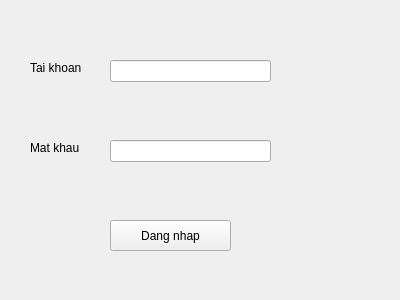
<?xml version="1.0" encoding="UTF-8"?>
<ui version="4.0">
 <class>Form</class>
 <widget class="QWidget" name="Form">
  <property name="geometry">
   <rect>
    <x>0</x>
    <y>0</y>
    <width>400</width>
    <height>300</height>
   </rect>
  </property>
  <property name="windowTitle">
   <string>Form</string>
  </property>
  <widget class="QLabel" name="label_2">
   <property name="geometry">
    <rect>
     <x>30</x>
     <y>140</y>
     <width>61</width>
     <height>16</height>
    </rect>
   </property>
   <property name="text">
    <string>Mat khau</string>
   </property>
  </widget>
  <widget class="QLabel" name="label_3">
   <property name="geometry">
    <rect>
     <x>30</x>
     <y>60</y>
     <width>55</width>
     <height>16</height>
    </rect>
   </property>
   <property name="text">
    <string>Tai khoan</string>
   </property>
  </widget>
  <widget class="QLineEdit" name="o_nhap_mat_khau">
   <property name="geometry">
    <rect>
     <x>110</x>
     <y>140</y>
     <width>161</width>
     <height>22</height>
    </rect>
   </property>
  </widget>
  <widget class="QPushButton" name="nut_dang_nhap">
   <property name="geometry">
    <rect>
     <x>110</x>
     <y>220</y>
     <width>121</width>
     <height>31</height>
    </rect>
   </property>
   <property name="text">
    <string>Dang nhap</string>
   </property>
  </widget>
  <widget class="QLineEdit" name="o_nhap_tai_khoan">
   <property name="geometry">
    <rect>
     <x>110</x>
     <y>60</y>
     <width>161</width>
     <height>22</height>
    </rect>
   </property>
  </widget>
 </widget>
 <resources/>
 <connections/>
</ui>
